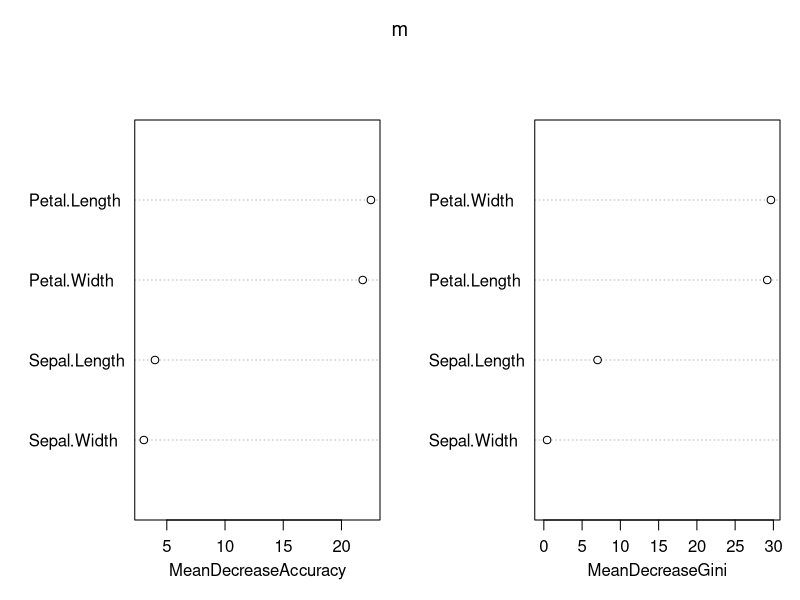

The R source for this figure: (Note: this script raises an error after producing the figure.)

# Dependencies ------------------------------------------------------------

library(randomForest)
library(glmnet)

# iris example ------------------------------------------------------------

data("iris")


iris$bin <- factor(iris$Species == "setosa")

m <- randomForest(bin ~ . - Species, data = iris, importance = TRUE)

gamma <- 0.5
pen.f <- 1 - (m$importance / sum(m$importance))^gamma
 
varImpPlot(m)

X <- scale(model.matrix(bin ~ . - Species, data = iris))[, -1]
Y <- as.numeric(iris$bin) - 1

plot(glmnet(x = X, y = Y, penalty.factor = pen.f, alpha = 0.5))
plot(glmnet(x = X, y = Y, alpha = 0.5))

# FUNs --------------------------------------------------------------------

.rm_int <- function(X) {
	if (all(X[, 1] == 1))
		return(X[, -1, drop = FALSE])
	return(X)
}

.importance_penalty <- function(rf, gamma = 1, which = c("MeanDecreaseGini", 
																												 "MeanDecreaseAccuracy",
																												 "adaptive lasso")) {
	which <- match.arg(which)
	if (which %in% c("MeanDecreaseGini", "MeanDecreaseAccuracy")) {
		imp <- rf$importance[, which]
		imp <- pmax(imp, 0)
		ret <- 1 / (imp / sum(imp))^gamma
	} else if (which == "adaptive lasso") {
		ret <- 1 / abs(coef(rf))^gamma	
	}
	return(ret)
}

.preproc <- function(formula, data) {
	X <- .rm_int(model.matrix(formula, data))
	Y <- model.response(model.frame(formula, data))
	if (is.factor(Y) & length(levels(Y)) == 2L) {
		Y <- as.numeric(Y) - 1
	}
	return(list(Y = Y, X = X))
}

fglmnet <- function(formula, data, ...) {
	dat <- .preproc(formula, data)
	glmnet(x = dat$X, y = dat$Y, ... = ...)
}

.vimp <- function(formula, data, which = c("MeanDecreaseGini",
																					 "MeanDecreaseAccuracy",
																					 "adaptive lasso"), ...) {
	which <- match.arg(which)
	if (which %in% c("MeanDecreaseGini", "MeanDecreaseAccuracy")) {
		rf <- randomForest(formula, data, importance = TRUE)
	} else if (which == "adaptive lasso") {
		rf <- glm(formula, data, family = binomial)
	}
	.importance_penalty(rf, which = which, ... = ...)
}

cv.fglmnet <- function(formula, data, imp_data = NULL, pen.f = NULL, ...) {
	dat <- .preproc(formula, data)
	if (is.null(pen.f))
		pen.f <- .vimp(formula, ifelse(is.null(imp_data), list(data), 
																	 list(imp_data))[[1]])
	cv.glmnet(x = dat$X, y = dat$Y, penalty.factor = pen.f, ... = ...)
}

ai_net <- function(formula, data, imp_data = NULL, pen.f = NULL, plot = FALSE, 
									 ...) {
	if (plot)
		varImpPlot(rf)
	if (is.null(pen.f))
		pen.f <- .vimp(formula, ifelse(is.null(imp_data), list(data),
																	 list(imp_data))[[1]])
	fglmnet(formula, data, penalty.factor = pen.f, ... = ...)
}

# Sim example -------------------------------------------------------------

gen_dat <- function(n = 1e2, p = 20, nz = 5, b = rep(1:0, c(nz, p - nz))) {
	X <- matrix(rnorm(n * p), nrow = n, ncol = p)
	Y <- factor(rbinom(n = n, size = 1, plogis(X %*% b)))
	return(data.frame(Y = Y, X = X))
}

acc <- function(y_true, y_pred) {
	mean(y_true == y_pred)
}

nll <- function(y_pred, y_true) {
	if (is.factor(y_true) & length(levels(y_true)) == 2)
		y_true <- as.numeric(y_true) - 1
	- mean(y_true * log(y_pred) + (1 - y_true) * log(1 - y_pred))
}

eval_mod <- function(m, newx, y_true, loss, ...) {
	preds <- predict(m, newx = newx, ... = ...)
	loss(preds, y_true)
}

talp <- 0.5 # elastic net penalty
measure <- "nll"
if (measure == "nll") {
	pred_type <- "response"
	loss <- nll
} else {
	pred_type <- "class"
	loss <- acc
}

res <- replicate(100, {
	train <- gen_dat()
	tune <- gen_dat()
	test <- gen_dat()
	
	fml <- Y ~ .
	pen.f <- .vimp(fml, tune, which = "MeanDecreaseGini", gamma = 1)
	cvm <- cv.fglmnet(fml, train, pen.f = pen.f, alpha = talp, family = "binomial")
	
	m <- ai_net(fml, data = train, pen.f = pen.f, plot = FALSE,
							lambda = cvm$lambda.1se, alpha = talp, family = "binomial")
	AINET <- eval_mod(m, newx = .rm_int(model.matrix(fml, test)), 
										y_true = test$Y, loss = loss, type = pred_type)
	
	# bl <- glm(Y ~ ., data = train, family = binomial)
	# pbl <- as.numeric(predict(bl, newdata = test, type = "response") > 0.5)
	
	dd <- .preproc(fml, train)
	cbl <- cv.glmnet(x = dd$X, y = dd$Y, alpha = talp, family = "binomial")
	bl <- glmnet(x = dd$X, y = dd$Y, alpha = talp, lambda = cbl$lambda.1se, 
							 family = "binomial")
	BL <- eval_mod(bl, newx = .rm_int(model.matrix(fml, test)), 
								 y_true = test$Y, loss = loss, type = pred_type)
	
	c(
		BL = BL,
		AINET = AINET
	)
})

boxplot(t(res), las = 1, ylab = "NLL")
points(rowMeans(res), pch = 4)
